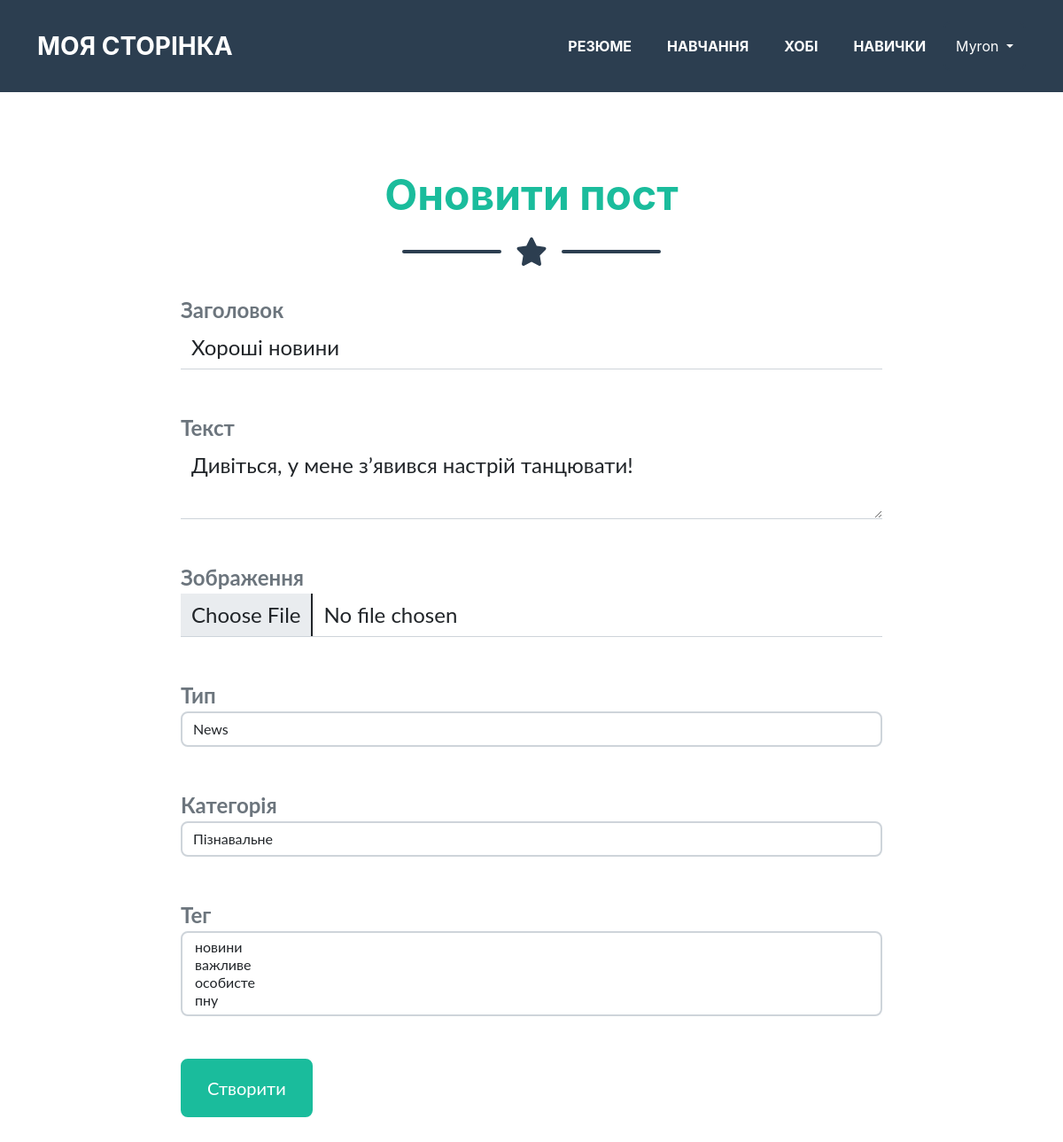
/post/update/2 (signed in), run on the app's committed database.
### app/auth/models.py (models this page shows, shortened)
class User(db.Model, UserMixin):
    id = db.Column(db.Integer, primary_key=True)
    username = db.Column(db.String(20), unique=True, nullable=False)
    email = db.Column(db.String(120), unique=True, nullable=False)
    about_me = db.Column(db.String(140))
    last_seen = db.Column(db.DateTime, default=datetime.now())
    password = db.Column(db.String(60), nullable=False)
    image_file = db.Column(db.String(60), nullable=False, server_default='default.jpg')

### app/post/models.py (models this page shows, shortened)
class Post(db.Model):
    id = db.Column(db.Integer, primary_key=True)
    title = db.Column(db.String(100), nullable=False)
    text = db.Column(db.Text, nullable=True)
    image_file = db.Column(db.String(64), nullable=False, server_default='postdefault.png')
    created = db.Column(db.DateTime, default=datetime.now())
    type = db.Column(db.Enum(PostType))
    enabled = db.Column(db.Boolean, default=True, nullable=False)
    user_id = db.Column(db.Integer, db.ForeignKey('user.id'), nullable=False)
    category_id = db.Column(db.Integer, db.ForeignKey('category.id', name='fk_category_id'), nullable=True)
    tags = db.relationship('Tag', secondary=post_tag, backref='posts')

### app/post/views.py (the view, shortened to what this page needs)
@post_blueprint.route("/update/<int:id>", methods=['GET', 'POST'])
def update(id):
    get_post = Post.query.get_or_404(id)
    if current_user.id != get_post.user_id:
        flash("Це не ваш пост", category=("warning"))
        return redirect(url_for('post_bp.view_detail', id=id))
    form = CreatePostForm()
    form.category.choices = [(category.id, category.name) for category in Category.query.all()]
    form.tag.choices = [(tag.id, tag.name) for tag in Tag.query.all()]
    form.title.data = get_post.title
    form.text.data = get_post.text
    form.type.data = get_post.type
    form.category.data = get_post.category_id
    return render_template('update_post.html', form=form)

### app/post/forms.py
class CreatePostForm(FlaskForm):
    title = StringField('Заголовок', validators=[InputRequired(), Length(min=2, max=100)])
    text = TextAreaField('Текст', validators=[Length(max=500)])
    picture = FileField('Зображення', validators=[FileAllowed(['jpg', 'png'])])
    type = SelectField('Тип', choices=[('News', 'News'), ('Publication', 'Publication'), ('Other', 'Other')])
    enabled = BooleanField('Enabled',)
    category = SelectField(u'Категорія', coerce=int)
    tag = SelectMultipleField(u'Тег', coerce=int)
    submit = SubmitField('Створити')

### app/auth/models.py (called while the page is built)
@login_manager.user_loader
def user_loader(user_id):
    return User.query.get(int(user_id))

### app/post/templates/post/update_post.html (shortened to what this page needs)
{% extends 'base.html' %}
{% block body %}
<section class="page-section" id="post_table">
    <h2 class="page-section-heading text-center text-primary mb-0">Оновити пост</h2>
    <div class="divider-custom">
        <div class="divider-custom-line"></div>
        <div class="divider-custom-icon"><i class="fas fa-star"></i></div>
        <div class="divider-custom-line"></div>
    </div>
    <div class="row justify-content-center">
        <div class="container col-md-8 col-lg-8">
            <form id="updatePost" method="POST" enctype="multipart/form-data">
                {% from "_render_field.html" import render_field %}
                <div class="form-floating mb-3">
                    {{ render_field(form.title) }}
                </div>
                <div class="form-floating mb-3">
                    {{ render_field(form.text) }}
                </div>
                <div class="form-floating mb-3">
                    {{ render_field(form.picture) }}
                </div>
                <div class="form-floating mb-3">
                    {{ render_field(form.type) }}
                </div>
                <div class="form-floating mb-3">
                    {{ render_field(form.category) }}
                </div>
                <div class="form-floating mb-3">
                    {{ render_field(form.tag) }}
                </div>
                {{form.submit(class_='btn btn-primary btn-xl')}}
            </form>
        </div>
    </div>
</section>
{% endblock %}

### app/templates/nav.html (shortened to what this page needs)
{% set menu = {
    "Резюме": url_for("home_bp.cv"),
    "Навчання": url_for("home_bp.edu"),
    "Хобі": url_for("home_bp.hobbies"),
    "Навички": url_for("home_bp.skills"),
} %}
<nav class="navbar navbar-expand-lg bg-secondary text-uppercase" id="mainNav">
    <div class="container">
        <a class="navbar-brand" href="{{url_for("home_bp.home")}}">Моя сторінка</a>
        <div class="collapse navbar-collapse" id="navbarResponsive">
            <ul class="navbar-nav ms-auto">
                {%for name, url in menu.items() %}
                <li class="nav-item mx-0 mx-lg-1"><a class="nav-link py-3 px-0 px-lg-3 rounded" href={{url}}> {{ name | upper}} </a></li>
                {% endfor %}
                {% if current_user.is_authenticated %}
                    <div class="btn-group">
                        <button class="btn btn-secondary dropdown-toggle " type="button" id="dropdownMenuButton" data-bs-toggle="dropdown" aria-haspopup="true" aria-expanded="false">
                            {{ current_user.username }}
                        </button>
                    </div>
                {% else %}
                    <li class="nav-item mx-0 mx-lg-1"><a class="nav-link py-3 px-0 px-lg-3 rounded" href={{ url_for('auth_bp.login') }}> Увійти </a></li>
                {% endif %}
            </ul>
        </div>
    </div>
</nav>

### app/templates/_render_field.html
{% macro render_field(field) %}
<dt>{{ field.label() }}</dt>
{% if field.errors %}
<dd>{{ field(style="background-color: #dc3545;", class="form-control", **kwargs) | safe }}</dd>
    <ul>
        {% for error in field.errors %}
            <li class="list-group-item list-group-item-danger"> {{error}} </li>
        {% endfor %}
    </ul>
{% else %}
<dd>{{ field(class="form-control", **kwargs) | safe }}</dd>
<br>
{% endif %}
{% endmacro %}

### data on the page
User: username "Myron"
Post: title "Хороші новини", text "Дивіться, у мене зʼявився настрій танцювати!", type "News", category "Пізнавальне"

### other printed values
{{ name | upper }} "РЕЗЮМЕ" "НАВЧАННЯ" "ХОБІ" "НАВИЧКИ"
{{ field.label() }} "Заголовок Текст Зображення Тип Категорія Тег"
